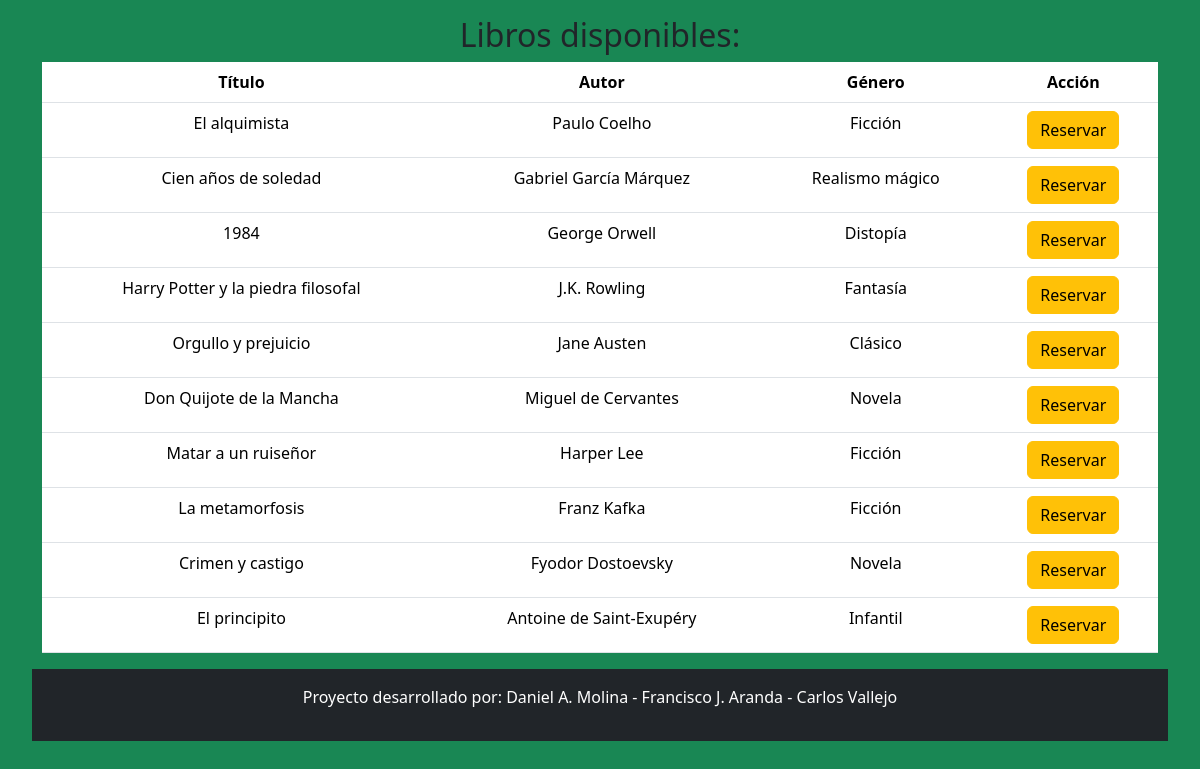
Page /reservar_libro.php on the earlier database version.
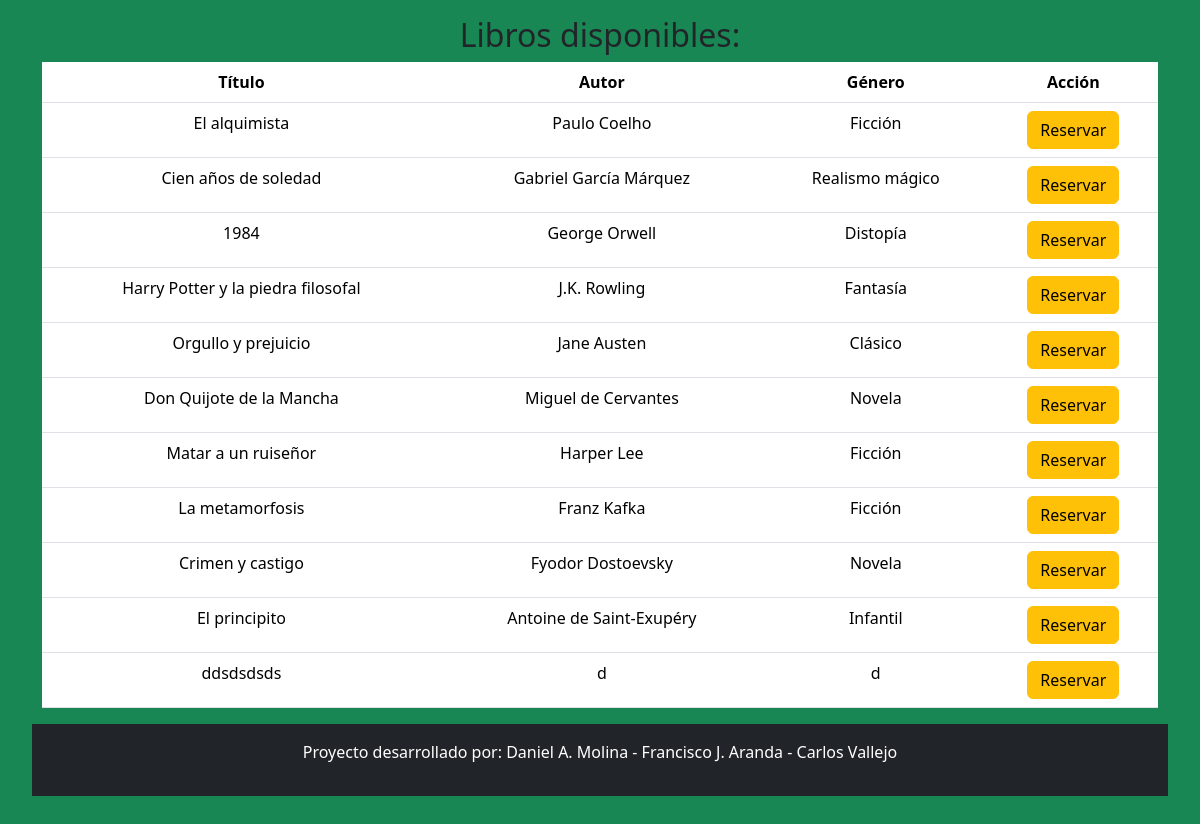
Same page on the later database version.
### tables this page shows
CREATE TABLE IF NOT EXISTS `libros` (
    `id_libro` int NOT NULL AUTO_INCREMENT, `titulo` varchar(100) NOT NULL, `autor` varchar(100) NOT NULL, `genero` varchar(100) NOT NULL, `fecha_publicacion` date NOT NULL, `disponibilidad` tinyint(1) NOT NULL, `prestamo` int DEFAULT NULL, PRIMARY KEY (`id_libro`)
);

### reservar_libro.php (the view, shortened to what this page needs)
<!DOCTYPE html>
<html lang="en">
<head>
    <link href="https://cdn.jsdelivr.net/npm/bootstrap@5.3.3/dist/css/bootstrap.min.css" rel="stylesheet">
</head>
<body>
    <div class="container-fluid text-center p-3 bg-success">
        <?php
        require_once('conexion.php');
        $conexion = mysqli_connect($servidor, $usuario, $password, $basedatos);
        $consulta_libros_disponibles = "SELECT * FROM libros WHERE disponibilidad = 1";
        $resultado_libros_disponibles = mysqli_query($conexion, $consulta_libros_disponibles);
        if ($resultado_libros_disponibles && mysqli_num_rows($resultado_libros_disponibles) > 0) {
            echo "<h2>Libros disponibles:</h2>";
            echo "<div class='container'><table class='table'>";
            echo "<thead><tr><th>Título</th><th>Autor</th><th>Género</th><th>Acción</th></tr></thead>";
            echo "<tbody>";
            while ($fila = mysqli_fetch_assoc($resultado_libros_disponibles)) {
                echo "<tr>";
                echo "<td>{$fila['titulo']}</td>";
                echo "<td>{$fila['autor']}</td>";
                echo "<td>{$fila['genero']}</td>";
                echo "<td><a href='archivo_de_reserva.php?id_libro={$fila['id_libro']}' class='btn btn-warning'>Reservar</a></td>";
                echo "</tr>";
            }
            echo "</tbody>";
            echo "</table></div>";
        } else {
            echo "No hay libros disponibles en este momento.";
        }
        ?>
        <?php include("footer_libros.php"); ?>
    </div>
</body>
</html>

Differences in the rows shown:
added libros: titulo "ddsdsdsds", autor "d", genero "d"
